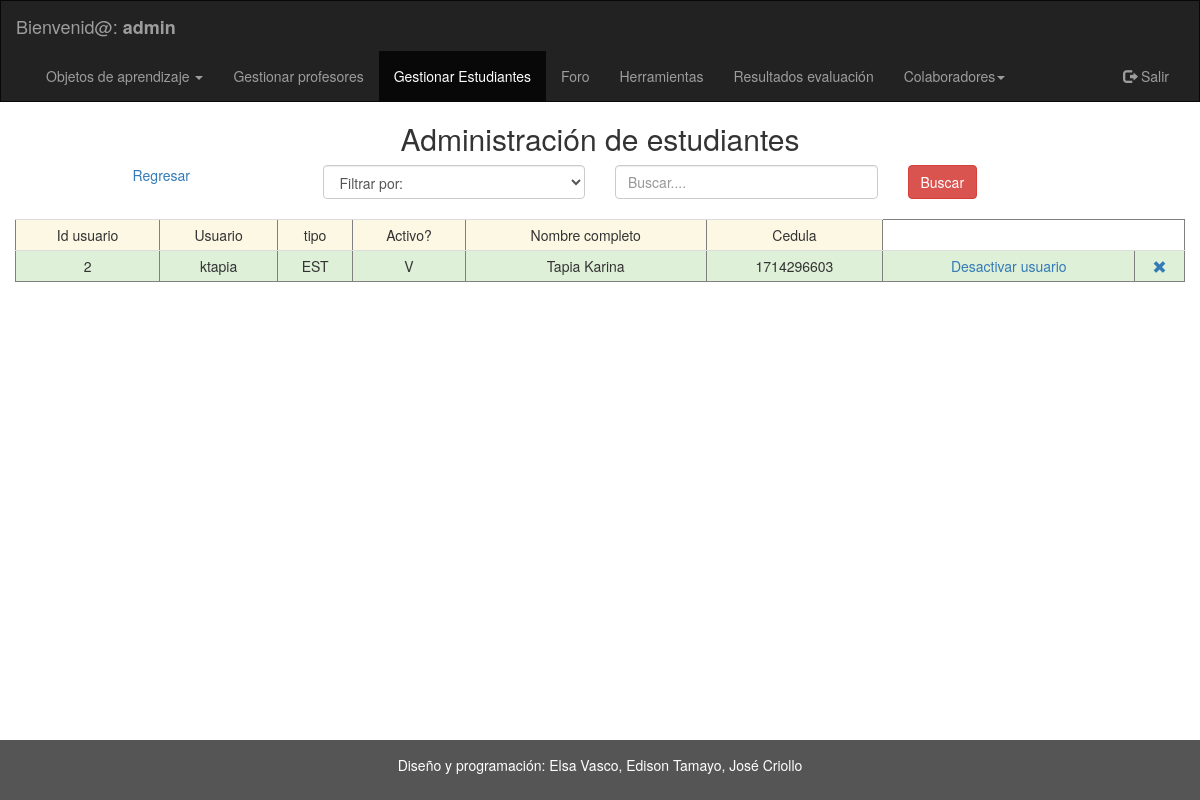
The page /aplicacion/modulos_administrador/adm_ejecutar_buscar_estudiantes.php (signed in) on the database as committed earlier.
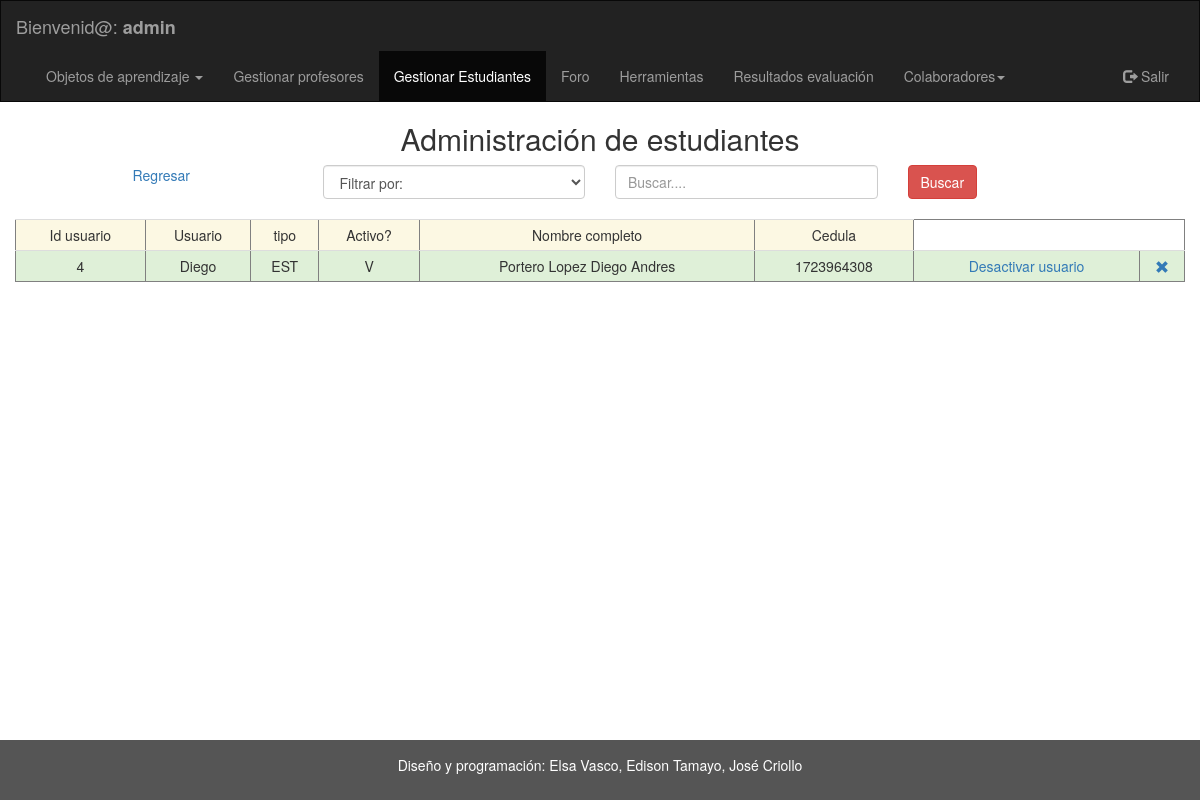
The same page on the database as committed later.
### tables this page shows
CREATE TABLE `estudiante` (
  `idestudiante` int(11) NOT NULL,
  `ci` varchar(45) DEFAULT NULL,
  `nombres` varchar(45) DEFAULT NULL,
  `apellidos` varchar(45) DEFAULT NULL,
  `carrera` varchar(45) DEFAULT NULL,
  `id_facultad` int(11) DEFAULT NULL,
  `mail` varchar(45) DEFAULT NULL,
  `id_usuario` int(11) DEFAULT NULL
);

CREATE TABLE `usuario` (
  `idUsuario` int(11) NOT NULL,
  `usuario` varchar(45) DEFAULT NULL,
  `contrasenia` varchar(45) DEFAULT NULL,
  `tipo_usuario` varchar(3) DEFAULT NULL,
  `activo` varchar(1) DEFAULT NULL
);

### aplicacion/modulos_administrador/adm_ejecutar_buscar_estudiantes.php (the view, shortened to what this page needs)
<!DOCTYPE html PUBLIC "-//W3C//DTD XHTML 1.0 Transitional//EN" "http://www.w3.org/TR/xhtml1/DTD/xhtml1-transitional.dtd">
<html xmlns="http://www.w3.org/1999/xhtml" lang="es">
    <head>
        <link rel="stylesheet" href="../../plugins/bootstrap/css/bootstrap.min.css"></link>
    </head>
    <body>
        <?php include './navbar_adm_estudiantes.php';?>
        <div class="container-fluid text-center">
            <div class="row content">
                <div class="col-sm-12 text-center">
                    <h2> Administración de estudiantes</h2>
                    <form onsubmit="return validar_busqueda_cedula()" action="../modulos_administrador/adm_ejecutar_buscar_estudiantes.php" method="post" enctype="multipart/form-data">
                        <div class="col-md-3">
                            <a href="adm_buscar_estudiantes.php">Regresar</a>
                        </div>
                        <div class="col-md-3 text-left ">
                            <select class= "form-control" name="tipo_criterio" dir="ltr" required id="select_criterio">
                                <option value="">Filtrar por:</option>
                            </select></br>
                        </div>
                        <div class="col-md-3 text-center">
                            <input type="text" class="form-control" id="criterio_busqueda" placeholder="Buscar...." name="criterio_busqueda" required></br>
                        </div>
                        <div class="col-md-3 text-left">
                            <button id="registrar" type="submit" class="btn btn-danger">Buscar</button>
                        </div>
                    </form>
                    <?php
                    $statement = 'select u.*,e.nombres, e.apellidos, e.ci from usuario as u, estudiante as e where u.idUsuario=e.id_usuario';
                    $conexion = new Conexion();
                    $consulta = $conexion->prepare($statement);
                    $consulta->setFetchMode(PDO::FETCH_ASSOC);
                    $consulta->execute();
                    echo '<table border ="1|1" class="table table-condensed";>';
                    echo '<tr class="warning">';
                    echo '<td>Id usuario</td>';
                    echo '<td>Usuario</td>';
                    echo '<td>tipo</td>';
                    echo '<td>Activo?</td>';
                    echo '<td>Nombre completo</td>';
                    echo '<td>Cedula</td>';
                    echo "</tr>";
                    if ($consulta->rowCount() != 0) {
                        while ($row = $consulta->fetch()) {
                            echo '<tr class="success">';
                            echo '<td>' . $row['idUsuario'] . '</td>';
                            echo '<td>' . $row['usuario'] . '</td>';
                            echo '<td>' . $row['tipo_usuario'] . '</td>';
                            echo '<td>' . $row['activo'] . '</td>';
                            echo '<td>' . $row['apellidos'] . '  ' . $row['nombres'] . '</td>';
                            echo '<td>' . $row['ci'] . '</td>';
                            if ($row['activo'] == 'V') {
                                echo '<td><a href="adm_buscar_estudiantes.php?id=' . $row['idUsuario'] . '&id_gestion=1">Desactivar usuario</a></td>';
                            } else {
                                echo '<td><a href="adm_buscar_estudiantes.php?id=' . $row['idUsuario'] . '&id_gestion=2">Activar usuario</a></td>';
                            }
                            echo "<td><a onClick=\"javascript: return confirm('Realmente desea eliminar el estudiante seleccionado?');\" href='adm_buscar_estudiantes.php?id=" . $row['idUsuario'] . "&id_gestion=3'><span class='glyphicon glyphicon-remove'></a></td>";
                            echo '</tr>';
                        }
                    }
                    echo '</table>';
                    ?>
                </div>
            </div>
        </div></br></br></br>
        <footer class="container-fluid text-center">
            <p>Diseño y programación: Elsa Vasco, Edison Tamayo, José Criollo</p>
        </footer>
    </body>
</html>

Rows that differ between the two databases and show on the page:
changed estudiante "EST": id_usuario.idUsuario "2" → "4"; id_usuario.usuario "ktapia" → "Diego"; apellidos "Tapia" → "Portero Lopez"; nombres "Karina" → "Diego Andres"; ci "1714296603" → "1723964308"
